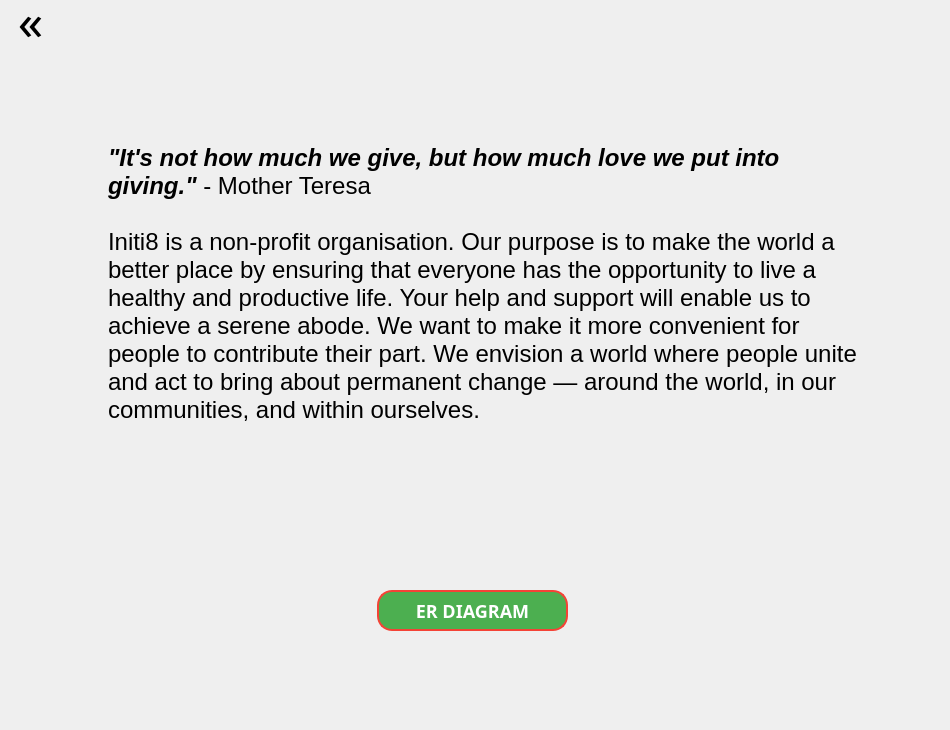
<?xml version="1.0" encoding="UTF-8"?>
<ui version="4.0">
 <class>Dialog</class>
 <widget class="QDialog" name="Dialog">
  <property name="geometry">
   <rect>
    <x>0</x>
    <y>0</y>
    <width>950</width>
    <height>730</height>
   </rect>
  </property>
  <property name="minimumSize">
   <size>
    <width>950</width>
    <height>730</height>
   </size>
  </property>
  <property name="maximumSize">
   <size>
    <width>950</width>
    <height>730</height>
   </size>
  </property>
  <property name="windowTitle">
   <string>Dialog</string>
  </property>
  <property name="styleSheet">
   <string notr="true">QDialog{
background: url(C:/Users/ARYA/Desktop/CoSc/College/S4/DBMS/DBMS Project/Images/about.png) center no-repeat;
}</string>
  </property>
  <widget class="QTextBrowser" name="textBrowser">
   <property name="geometry">
    <rect>
     <x>104</x>
     <y>140</y>
     <width>761</width>
     <height>481</height>
    </rect>
   </property>
   <property name="styleSheet">
    <string notr="true">background-color: rgba(252, 233, 203, 0);
border: none;</string>
   </property>
   <property name="html">
    <string>&lt;!DOCTYPE HTML PUBLIC &quot;-//W3C//DTD HTML 4.0//EN&quot; &quot;http://www.w3.org/TR/REC-html40/strict.dtd&quot;&gt;
&lt;html&gt;&lt;head&gt;&lt;meta name=&quot;qrichtext&quot; content=&quot;1&quot; /&gt;&lt;style type=&quot;text/css&quot;&gt;
p, li { white-space: pre-wrap; }
&lt;/style&gt;&lt;/head&gt;&lt;body style=&quot; font-family:'MS Shell Dlg 2'; font-size:7.8pt; font-weight:400; font-style:normal;&quot;&gt;
&lt;p style=&quot; margin-top:0px; margin-bottom:0px; margin-left:0px; margin-right:0px; -qt-block-indent:0; text-indent:0px;&quot;&gt;&lt;span style=&quot; font-family:'Lexend Deca'; font-size:18pt; font-weight:600; font-style:italic;&quot;&gt;&amp;quot;It's not how much we give, but how much love we put into giving.&amp;quot;&lt;/span&gt;&lt;span style=&quot; font-family:'Lexend Deca'; font-size:18pt;&quot;&gt; - Mother Teresa&lt;/span&gt;&lt;/p&gt;
&lt;p style=&quot;-qt-paragraph-type:empty; margin-top:0px; margin-bottom:0px; margin-left:0px; margin-right:0px; -qt-block-indent:0; text-indent:0px; font-family:'Lexend Deca'; font-size:18pt;&quot;&gt;&lt;br /&gt;&lt;/p&gt;
&lt;p style=&quot; margin-top:0px; margin-bottom:0px; margin-left:0px; margin-right:0px; -qt-block-indent:0; text-indent:0px;&quot;&gt;&lt;span style=&quot; font-family:'Lexend Deca'; font-size:18pt;&quot;&gt;Initi8 is a non-profit organisation. Our purpose is to make the world a better place by ensuring that everyone has the opportunity to live a healthy and productive life. Your help and support will enable us to achieve a serene abode. We want to make it more convenient for people to contribute their part. We envision a world where people unite and act to bring about permanent change — around the world, in our communities, and within ourselves. &lt;/span&gt;&lt;/p&gt;&lt;/body&gt;&lt;/html&gt;</string>
   </property>
  </widget>
  <widget class="QPushButton" name="back">
   <property name="geometry">
    <rect>
     <x>0</x>
     <y>-10</y>
     <width>61</width>
     <height>61</height>
    </rect>
   </property>
   <property name="styleSheet">
    <string notr="true">QPushButton{
font-family: Lexend Deca;
font-size: 50px;
background-color: rgba(107, 147, 54, 0);
border: none;
}

QPushButton:hover{
color: green;
}

QPushButton:pressed{
font-size: 49px;
}</string>
   </property>
   <property name="text">
    <string>«</string>
   </property>
  </widget>
  <widget class="QPushButton" name="er">
   <property name="geometry">
    <rect>
     <x>377</x>
     <y>590</y>
     <width>191</width>
     <height>41</height>
    </rect>
   </property>
   <property name="styleSheet">
    <string notr="true">QPushButton{
  text-align: center;
  text-decoration: none;
  outline: none;
  color: #fff;
  background-color: #4CAF50;
  border: none;
  border-radius: 15px;
  border: 2px solid #f44336;
  font-family: Lexend Deca;
  font-weight: bold;
  font-size: 18px;
}

QPushButton:hover{
background-color: #3e8e41;
}

QPushButton:pressed{
border: 3px solid #f44336;
}</string>
   </property>
   <property name="text">
    <string>ER DIAGRAM</string>
   </property>
  </widget>
 </widget>
 <resources/>
 <connections/>
</ui>
